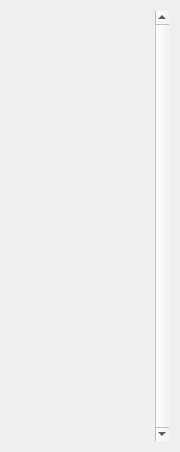
<?xml version="1.0" encoding="UTF-8"?>
<ui version="4.0">
 <class>ControlReadDevice</class>
 <widget class="QWidget" name="ControlReadDevice">
  <property name="geometry">
   <rect>
    <x>0</x>
    <y>0</y>
    <width>180</width>
    <height>452</height>
   </rect>
  </property>
  <property name="minimumSize">
   <size>
    <width>180</width>
    <height>0</height>
   </size>
  </property>
  <property name="maximumSize">
   <size>
    <width>180</width>
    <height>16777215</height>
   </size>
  </property>
  <property name="contextMenuPolicy">
   <enum>Qt::DefaultContextMenu</enum>
  </property>
  <property name="windowTitle">
   <string>Control reading device</string>
  </property>
  <layout class="QHBoxLayout" name="horizontalLayout">
   <item>
    <widget class="PunchTapeViewWidget" name="stretchViewWidget" native="true"/>
   </item>
   <item>
    <widget class="QScrollBar" name="scrollBar">
     <property name="maximum">
      <number>0</number>
     </property>
     <property name="pageStep">
      <number>4</number>
     </property>
     <property name="orientation">
      <enum>Qt::Vertical</enum>
     </property>
    </widget>
   </item>
  </layout>
 </widget>
 <customwidgets>
  <customwidget>
   <class>PunchTapeViewWidget</class>
   <extends>QWidget</extends>
   <header location="global">controlreaddevice.hpp</header>
   <container>1</container>
  </customwidget>
 </customwidgets>
 <resources/>
 <connections/>
</ui>
